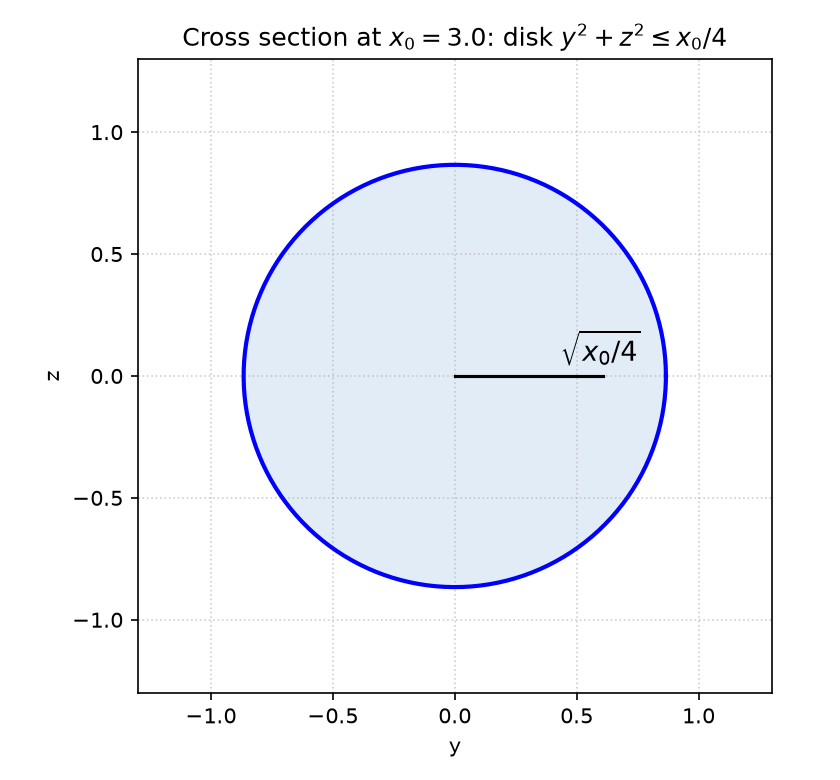

Python code for this plot:
"""Draw a horizontal cross section of E at a fixed x for problem 15.7.17.

At height x0 the cross section is the disk y**2 + z**2 <= x0/4.
"""

import numpy as np
import matplotlib
matplotlib.use("Agg")
import matplotlib.pyplot as plt

x0 = 3.0
radius = np.sqrt(x0) / 2

theta = np.linspace(0, 2 * np.pi, 300)
fig, ax = plt.subplots(figsize=(5.6, 5.2))
ax.plot(radius * np.cos(theta), radius * np.sin(theta), "b-", lw=2)
ax.fill(radius * np.cos(theta), radius * np.sin(theta), color="#cfe0f3",
        alpha=0.6)
ax.plot([0, radius * 0.7], [0, 0], "k-")
ax.annotate(r"$\sqrt{x_0/4}$", (radius * 0.5, 0.06), fontsize=13)
ax.set_xlim(-1.3, 1.3)
ax.set_ylim(-1.3, 1.3)
ax.set_aspect("equal")
ax.set_xlabel("y")
ax.set_ylabel("z")
ax.set_title(rf"Cross section at $x_0={x0}$: disk $y^2+z^2\leq x_0/4$")
ax.grid(True, ls=":", alpha=0.6)
fig.tight_layout()
fig.savefig("calculus-15.7.17/solution/part1_figure2.png", dpi=150)
print("saved figure 2")
